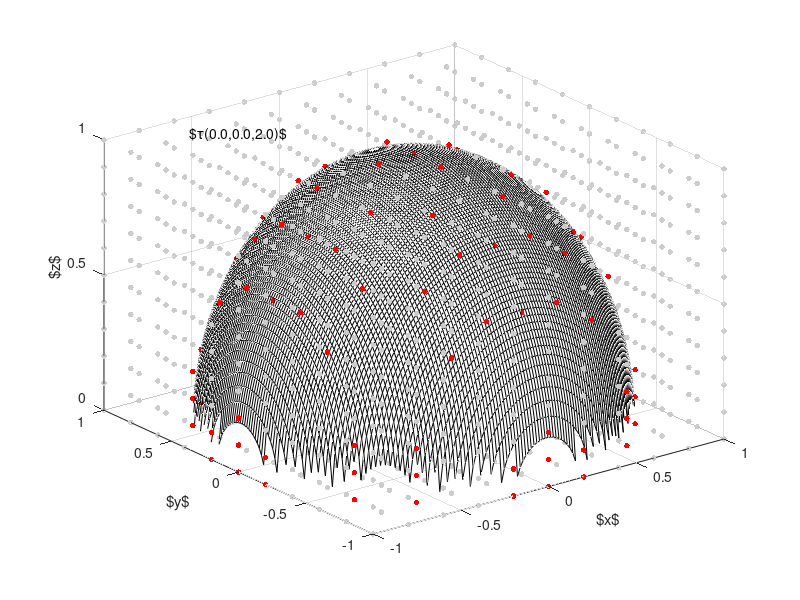

MATLAB code for this plot: (Note: this script raises an error after producing the figure.)
close all;
clear all;

N = 128;
M = 128;

x = linspace(-1,1,N);
y = linspace(-1,1,N);
z = linspace( 0,1,M);

[X_,Y_,Z_] = ndgrid(-1:0.2:1,-1:0.2:1,0:0.1:1);
% scatter3(X_(:),Y_(:),Z_(:),8,[1,0,0],'filled');
% hold on;
[X,Y] = meshgrid(x,y);


yp = 0;
tc = 2;
for xp = sin((0:0.01:1)*2*pi)
    hold off;
    scatter3(X_(:),Y_(:),Z_(:),8,[1,0,0],'filled');
    hold on;
    Z = sqrt(max(0,tc^2/4 - (X-xp).^2 - (Y-yp).^2));
    Z(Z<0.01) = NaN;
    mesh(X,Y,Z,'EdgeColor','black');
    xticks(-1:0.5:1);
    yticks(-1:0.5:1);
    zticks(0:0.5:1);
    axis([-1,1,-1,1,0,1]);
    axis equal;
    view(45,25);
    drawnow limitrate;
    
end

xp = 0;
tc = 2;
for yp = sin((0:0.01:1)*2*pi)
    hold off;
    D = abs(2*sqrt((X_-xp).^2 + (Y_-yp).^2 + Z_.^2) - tc) < 0.05;
    C = 0.8*ones(size(Z_(:),1),3);
    C(D(:)==1,1) = 1;
    C(D(:)==1,2) = 0;
    C(D(:)==1,3) = 0;
    h = scatter3(X_(:),Y_(:),Z_(:),16,C,'filled');
    hold on;
    Z = sqrt(max(0,tc^2/4 - (X-xp).^2 - (Y-yp).^2));
    Z(Z<0.01) = NaN;
    mesh(X,Y,Z,'EdgeColor','black');
    text(-1,0,1.25,sprintf('$\\tau(%2.1f,%2.1f,%2.1f)$',xp,yp,tc), ...
         'HorizontalAlignment','center');
    xticks(-1:0.5:1);
    yticks(-1:0.5:1);
    zticks(0:0.5:1);
    xlabel('$x$');
    ylabel('$y$');
    zlabel('$z$');
    a = gca;
    a.XLabel.Position = [0 -1.25 0];
    a.YLabel.Position = [+1.25 0 0];

    axis([-1,1,-1,1,0,1]);
    axis equal;
    view(45,25);
    camproj('perspective');
    drawnow limitrate;
end

xp = 0;
yp = 0;
for tc = 2 - 2*sin((0:0.01:1)*pi)
    hold off;
    D = abs(2*sqrt((X_-xp).^2 + (Y_-yp).^2 + Z_.^2) - tc) < 0.05;
    C = 0.75*ones(size(Z_(:),1),3);
    C(D(:)==1,1) = 1;
    C(D(:)==1,2) = 0;
    C(D(:)==1,3) = 0;
    scatter3(X_(:),Y_(:),Z_(:),8,C,'filled');
    hold on;
    scatter3(X_(D),Y_(D),Z_(D),16,C(D,:),'filled');
    hold on;

    Z = sqrt(max(0,tc^2/4 - (X-xp).^2 - (Y-yp).^2));
    Z(Z<0.01) = NaN;
    mesh(X,Y,Z,'EdgeColor','black');
    
    text(1,-1,2.25,sprintf('$\\tau(%2.1f,%2.1f,%2.1f)$',xp,yp,tc), ...
         'HorizontalAlignment','center');
    
    xticks(-1:0.5:1);
    yticks(-1:0.5:1);
    zticks(0:0.5:1);
    xlabel('$x$');
    ylabel('$y$');
    zlabel('$z$');
    a = gca;
    a.XLabel.Position = [0 -1.25 0];
    a.YLabel.Position = [+1.25 0 0];

    axis('equal',[-1,1,-1,1,0,1]);
    view(45,25);
    camproj('perspective');
    drawnow limitrate;
end

